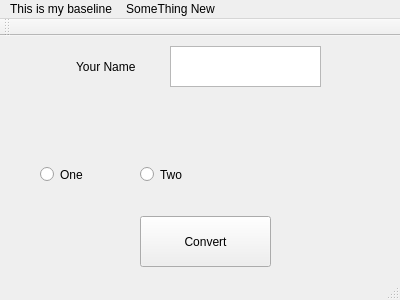
<?xml version="1.0" encoding="UTF-8"?>
<ui version="4.0">
 <class>MainWindow</class>
 <widget class="QMainWindow" name="MainWindow">
  <property name="geometry">
   <rect>
    <x>0</x>
    <y>0</y>
    <width>400</width>
    <height>300</height>
   </rect>
  </property>
  <property name="windowTitle">
   <string>MainWindow</string>
  </property>
  <widget class="QWidget" name="centralWidget">
   <widget class="QRadioButton" name="radioButton">
    <property name="geometry">
     <rect>
      <x>40</x>
      <y>130</y>
      <width>82</width>
      <height>17</height>
     </rect>
    </property>
    <property name="text">
     <string>One</string>
    </property>
   </widget>
   <widget class="QRadioButton" name="radioButton_2">
    <property name="geometry">
     <rect>
      <x>140</x>
      <y>130</y>
      <width>82</width>
      <height>17</height>
     </rect>
    </property>
    <property name="text">
     <string>Two</string>
    </property>
   </widget>
   <widget class="QPushButton" name="pushButton">
    <property name="geometry">
     <rect>
      <x>140</x>
      <y>180</y>
      <width>131</width>
      <height>51</height>
     </rect>
    </property>
    <property name="text">
     <string>Convert</string>
    </property>
   </widget>
   <widget class="QTextEdit" name="textEdit">
    <property name="geometry">
     <rect>
      <x>170</x>
      <y>10</y>
      <width>151</width>
      <height>41</height>
     </rect>
    </property>
   </widget>
   <widget class="QLabel" name="label">
    <property name="geometry">
     <rect>
      <x>76</x>
      <y>10</y>
      <width>71</width>
      <height>41</height>
     </rect>
    </property>
    <property name="text">
     <string>Your Name</string>
    </property>
   </widget>
  </widget>
  <widget class="QMenuBar" name="menuBar">
   <property name="geometry">
    <rect>
     <x>0</x>
     <y>0</y>
     <width>400</width>
     <height>21</height>
    </rect>
   </property>
   <widget class="QMenu" name="menuThis_is_my_baseline">
    <property name="title">
     <string>This is my baseline</string>
    </property>
    <addaction name="actionFile"/>
    <addaction name="separator"/>
    <addaction name="actionExit"/>
   </widget>
   <widget class="QMenu" name="menuSomeThing_New">
    <property name="title">
     <string>SomeThing New</string>
    </property>
    <addaction name="separator"/>
    <addaction name="actionHelio"/>
    <addaction name="separator"/>
    <addaction name="actionHolie"/>
   </widget>
   <addaction name="menuThis_is_my_baseline"/>
   <addaction name="menuSomeThing_New"/>
  </widget>
  <widget class="QToolBar" name="mainToolBar">
   <attribute name="toolBarArea">
    <enum>TopToolBarArea</enum>
   </attribute>
   <attribute name="toolBarBreak">
    <bool>false</bool>
   </attribute>
  </widget>
  <widget class="QStatusBar" name="statusBar"/>
  <action name="actionHelio">
   <property name="text">
    <string>Helio</string>
   </property>
  </action>
  <action name="actionHolie">
   <property name="text">
    <string>Holie</string>
   </property>
  </action>
  <action name="actionFile">
   <property name="text">
    <string>File\t hihihi</string>
   </property>
  </action>
  <action name="actionExit">
   <property name="text">
    <string>Exit</string>
   </property>
  </action>
 </widget>
 <layoutdefault spacing="6" margin="11"/>
 <resources/>
 <connections/>
</ui>
